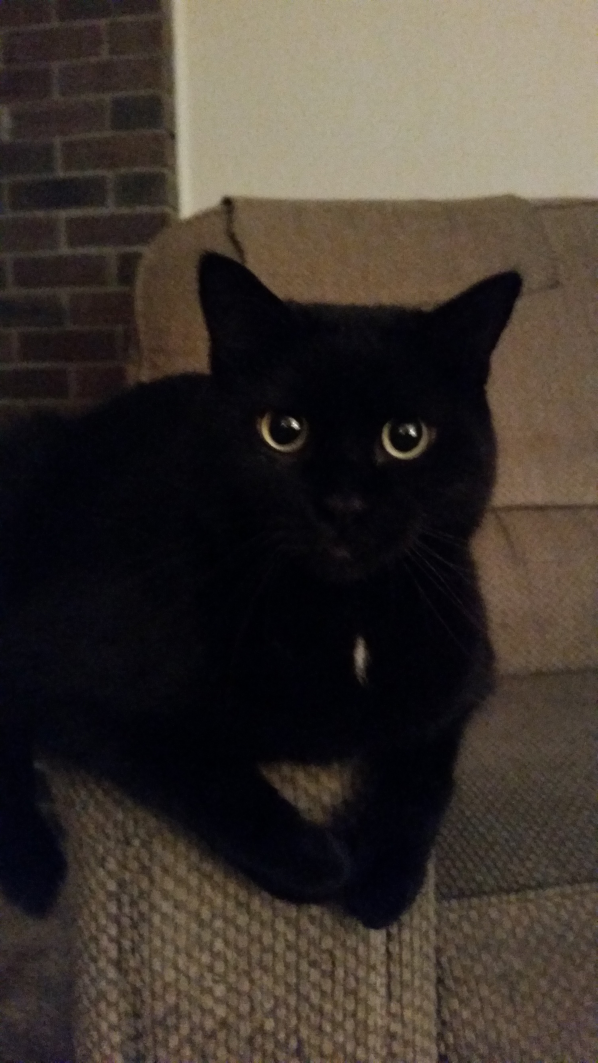
#> input picture Faraday/cat_03.jpg, 2988 x 5312 px, given in place of predictions.jpg, which was not available (shown at 1/5 size)
$ jupyter execute --allow-errors Tutorial_DarknetToColab.ipynb   (shell and % lines are left out)   (text cells are left out)
#> lines starting #> are read from the running program, lines starting #| are printed output that depends on the picture
[cell 1]
# This cell imports the drive library and mounts your Google Drive as a VM local drive. You can access to your Drive files
# using this path "/content/gdrive/My Drive/"

from google.colab import drive
#> (the rest of this cell did not finish here and is left out)

[cell 2]
# Not Necessary cell
# List the content of your local computer folder

[cell 3]
# Uncomment if you want to use Symbolic link
#!ln -s /content/gdrive/My\ Drive/darknet/ /mydrive
#!ls /mydrive

[cell 4]
# This cell can be commented once you checked the current CUDA version
# CUDA: Let's check that Nvidia CUDA is already pre-installed and which version is it. In some time from now maybe you

[cell 5]
# We're unzipping the cuDNN files from your Drive folder directly to the VM CUDA folders

# Now we check the version we already installed. Can comment this line on future runs

[cell 6]
# Leave this code uncommented on the very first run of your notebook or if you ever need to recompile darknet again.
# Comment this code on the future runs.
%cd darknet

# Check the folder

# I have a branch where I have done the changes commented above

#Compile Darknet

#Copies the Darknet compiled version to Google drive

[cell 7]
# Uncomment after the first run, when you have a copy of compiled darkent in your Google Drive

# Makes a dir for darknet and move there
#!mkdir darknet
#%cd darknet

# Copy the Darkent compiled version to the VM local drive
#!cp /content/gdrive/My\ Drive/darknet/bin/darknet ./darknet

# Set execution permissions to Darknet
#!chmod +x ./darknet

[cell 8]
#download files
def imShow(path):
#> called with path = 'predictions.jpg'
  import cv2
  import matplotlib.pyplot as plt
  %matplotlib inline

  image = cv2.imread(path)
#> image is the input picture: shape (5312, 2988, 3); mean B, G, R 47.4, 53.8, 61.6
  height, width = image.shape[:2]
#> height = 5312; width = 2988
  resized_image = cv2.resize(image,(3*width, 3*height), interpolation = cv2.INTER_CUBIC)

  fig = plt.gcf()
  fig.set_size_inches(18, 10)
  plt.axis("off")
  #plt.rcParams['figure.figsize'] = [10, 5]
  plt.imshow(cv2.cvtColor(resized_image, cv2.COLOR_BGR2RGB))
  plt.show()
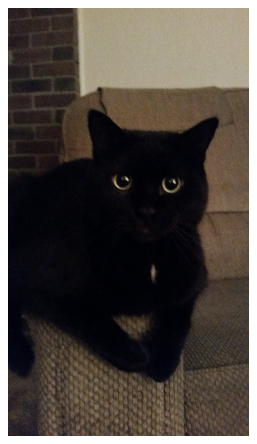
#> figure drawn by matplotlib, 1 panel


def upload():
  from google.colab import files
  uploaded = files.upload()
  for name, data in uploaded.items():
    with open(name, 'wb') as f:
      f.write(data)
      print ('saved file', name)
def download(path):
  from google.colab import files
  files.download(path)


$ run again, on Faraday/cat_04.jpg
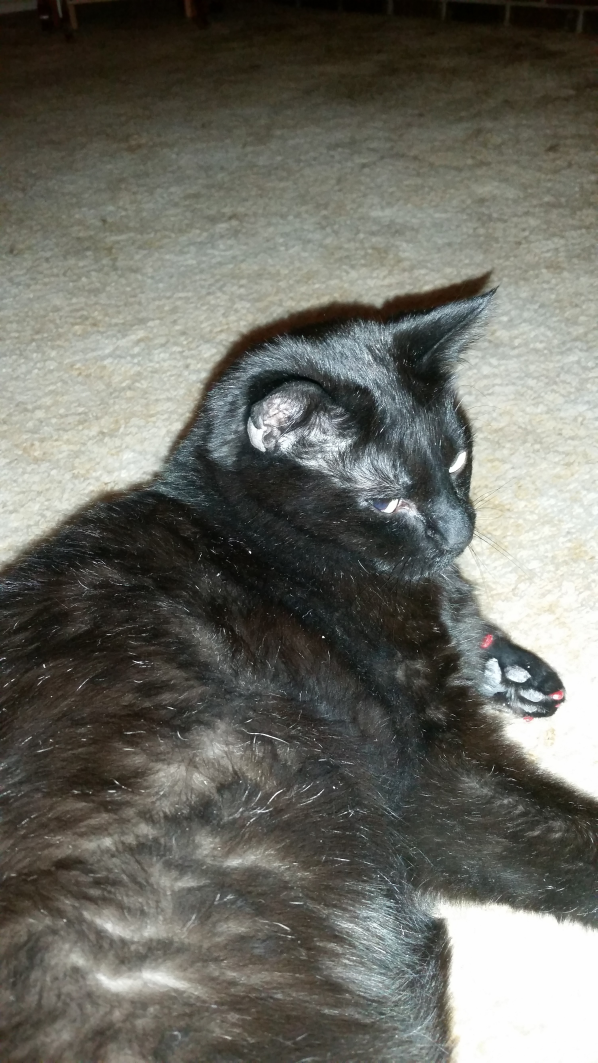
#> input picture Faraday/cat_04.jpg, 2988 x 5312 px, given in place of predictions.jpg, which was not available (shown at 1/5 size)
#> in imShow, image is the input picture: shape (5312, 2988, 3); mean B, G, R 99.4, 107.1, 107.2
#> in imShow, `plt.show()`:
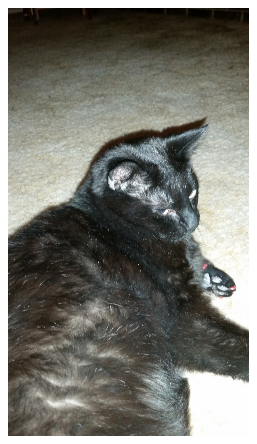
#> figure drawn by matplotlib, 1 panel

$ run again, on Faraday/cat_05.jpg
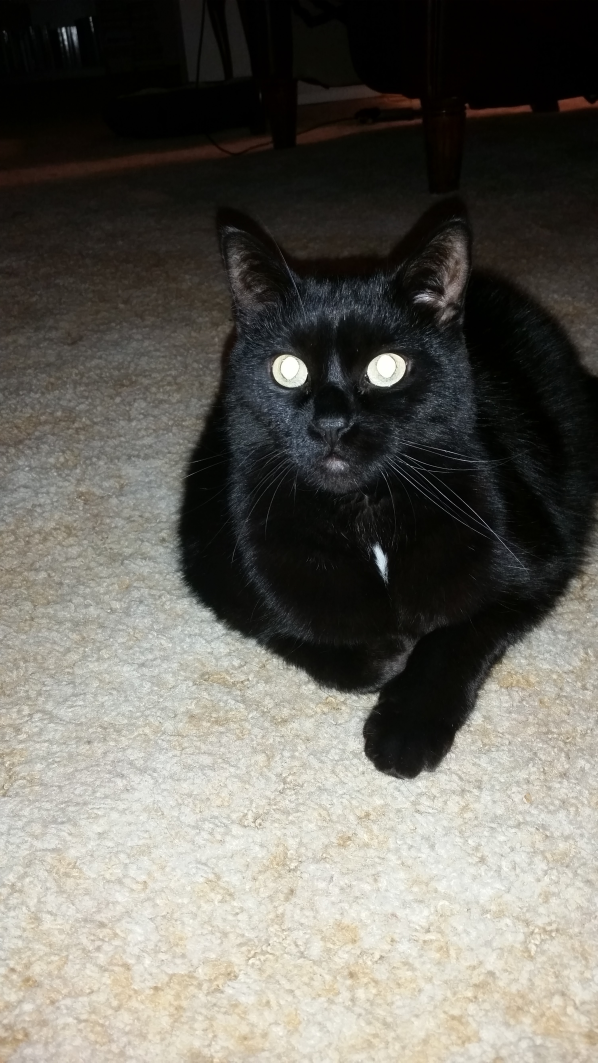
#> input picture Faraday/cat_05.jpg, 2988 x 5312 px, given in place of predictions.jpg, which was not available (shown at 1/5 size)
#> in imShow, image is the input picture: shape (5312, 2988, 3); mean B, G, R 94.6, 101.6, 104
#> in imShow, `plt.show()`:
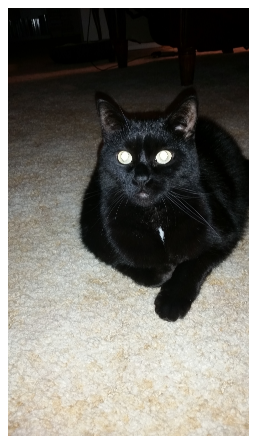
#> figure drawn by matplotlib, 1 panel
